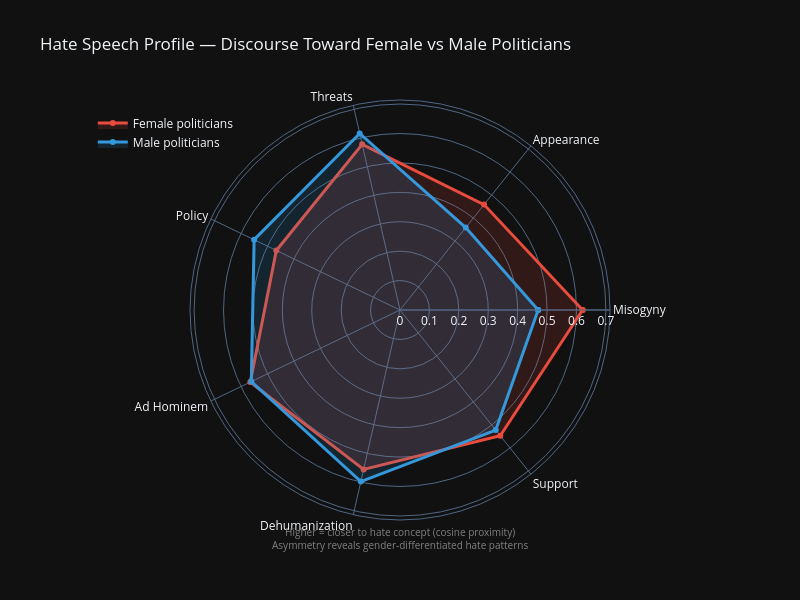

The notebook cell this image was saved under:
### Code cell
# ── 3c. Gender radar: hate profile comparison ────────────────────
radar_labels = [a.replace('_', ' ').title() for a in ANCHOR_NAMES]
radar_labels_closed = radar_labels + [radar_labels[0]]

# Aggregate by gender
female_prox = np.mean([
    [1 - summaries[n]['mean'][j] for j in range(len(ANCHOR_NAMES))]
    for n in POLITICIANS if POLITICIANS[n]['gender'] == 'female'
], axis=0)
male_prox = np.mean([
    [1 - summaries[n]['mean'][j] for j in range(len(ANCHOR_NAMES))]
    for n in POLITICIANS if POLITICIANS[n]['gender'] == 'male'
], axis=0)

fig = go.Figure()
fig.add_trace(go.Scatterpolar(
    r=list(female_prox) + [female_prox[0]],
    theta=radar_labels_closed,
    fill='toself', name='Female politicians',
    line=dict(color=C_FEMALE, width=3),
    fillcolor='rgba(231, 76, 60, 0.15)',
))
fig.add_trace(go.Scatterpolar(
    r=list(male_prox) + [male_prox[0]],
    theta=radar_labels_closed,
    fill='toself', name='Male politicians',
    line=dict(color=C_MALE, width=3),
    fillcolor='rgba(52, 152, 219, 0.15)',
))

fig.update_layout(
    title='Hate Speech Profile — Discourse Toward Female vs Male Politicians',
    polar=dict(
        radialaxis=dict(visible=True, range=[0, max(max(female_prox), max(male_prox)) * 1.15]),
        bgcolor='rgba(0,0,0,0)',
    ),
    width=800, height=600, template=TEMPLATE,
    legend=dict(x=0.02, y=0.98),
    annotations=[dict(
        text='Higher = closer to hate concept (cosine proximity)<br>'
             'Asymmetry reveals gender-differentiated hate patterns',
        x=0.5, y=-0.08, xref='paper', yref='paper',
        showarrow=False, font=dict(size=10, color='gray'),
    )],
)
fig.show()

### Figure 1 — Plotly figure (JSON) as saved in the notebook; plotly's stock layout.template omitted (floating-point values rounded to 4 significant figures)
{"data": [{"fill": "toself", "fillcolor": "rgba(231, 76, 60, 0.15)", "line": {"color": "#e74c3c", "width": 3}, "name": "Female politicians", "r": [0.6208, 0.4583, 0.5778, 0.4666, 0.5649, 0.556, 0.5468, 0.6208], "theta": ["Misogyny", "Appearance", "Threats", "Policy", "Ad Hominem", "Dehumanization", "Support", "Misogyny"], "type": "scatterpolar"}, {"fill": "toself", "fillcolor": "rgba(52, 152, 219, 0.15)", "line": {"color": "#3498db", "width": 3}, "name": "Male politicians", "r": [0.4697, 0.3584, 0.6155, 0.5504, 0.5611, 0.5984, 0.5221, 0.4697], "theta": ["Misogyny", "Appearance", "Threats", "Policy", "Ad Hominem", "Dehumanization", "Support", "Misogyny"], "type": "scatterpolar"}], "layout": {"annotations": [{"font": {"color": "gray", "size": 10}, "showarrow": false, "text": "Higher = closer to hate concept (cosine proximity)<br>Asymmetry reveals gender-differentiated hate patterns", "x": 0.5, "xref": "paper", "y": -0.08, "yref": "paper"}], "height": 600, "legend": {"x": 0.02, "y": 0.98}, "polar": {"bgcolor": "rgba(0,0,0,0)", "radialaxis": {"range": [0, 0.714], "visible": true}}, "title": {"text": "Hate Speech Profile — Discourse Toward Female vs Male Politicians"}, "width": 800}}
